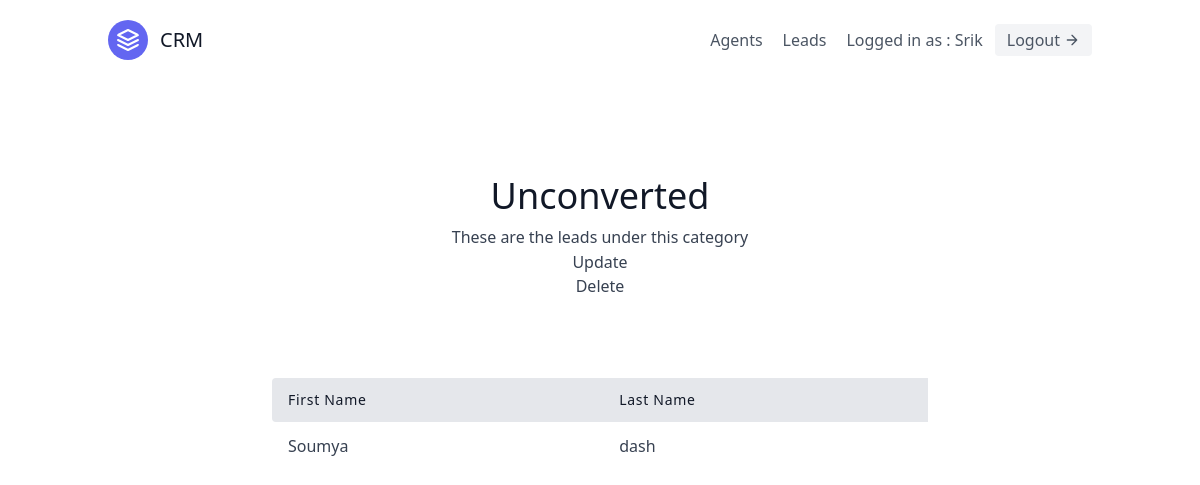
/leads/categories/3/ (signed in), run on an earlier commit of the app's database.
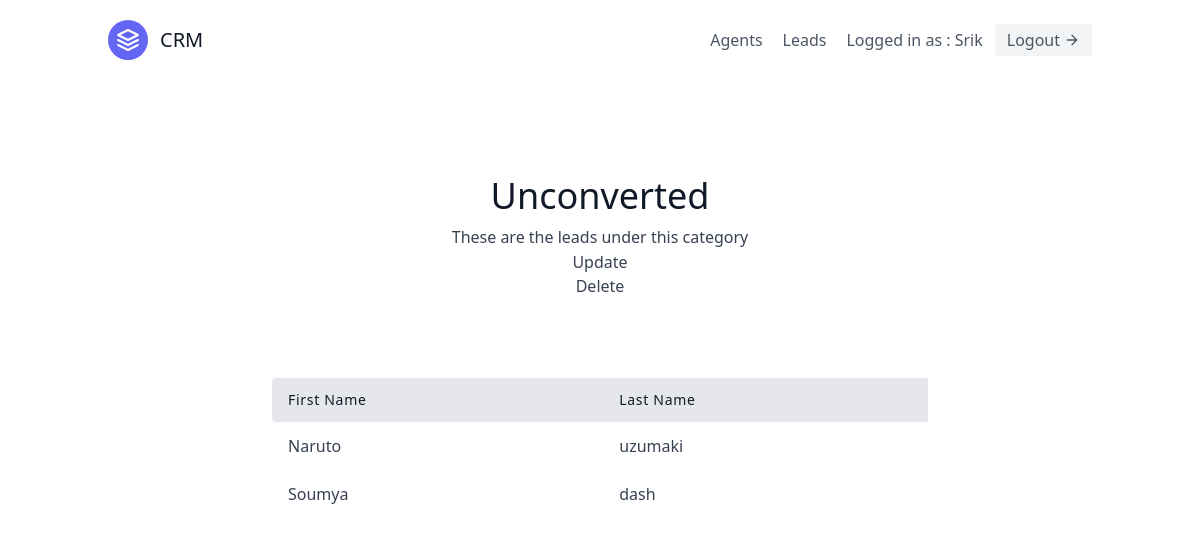
And on a later commit of the database.
### leads/models.py (models this page shows, shortened)
class Lead(models.Model):
    first_name = models.CharField(max_length=20)
    last_name = models.CharField(max_length=20)
    age = models.IntegerField(default=0)
    organisation = models.ForeignKey(UserProfile, on_delete=models.CASCADE)
    agent = models.ForeignKey("Agent", null=True, blank=True, on_delete=models.SET_NULL)
    category = models.ForeignKey("Category", related_name="leads", null=True, blank=True, on_delete=models.SET_NULL)
    description = models.TextField()
    date_added = models.DateTimeField(auto_now_add=True)
    phone_number = models.CharField(max_length=20)
    email = models.EmailField()

### leads/views.py (the view)
# urls.py: path('categories/<int:pk>/', CategoryDetailView.as_view(), name='category-detail'),
class CategoryDetailView(LoginRequiredMixin, generic.DetailView):
    template_name = "leads/category_detail.html"
    context_object_name = "category"
    def get_queryset(self):
        user = self.request.user
        if user.is_organisor:
            queryset = Category.objects.filter(
                organisation=user.userprofile
            )
        else:
            queryset = Category.objects.filter(
                organisation=user.agent.organisation
            )
        return queryset

### leads/templates/leads/category_detail.html
{% extends "base.html" %}
{% block content %}
<section class="text-gray-700 body-font">
    <div class="container px-5 py-24 mx-auto">
      <div class="flex flex-col text-center w-full mb-20">
        <h1 class="sm:text-4xl text-3xl font-medium title-font mb-2 text-gray-900">
            {{ category.name }}
        </h1>
        <p class="lg:w-2/3 mx-auto leading-relaxed text-base">
            These are the leads under this category
        </p>
        <a href="{% url 'leads:category-update' category.pk %}" class="hover:text-blue-500">Update</a>
        <a href="{% url 'leads:category-delete' category.pk %}" class="hover:text-blue-500">Delete</a>
      </div>
      <div class="lg:w-2/3 w-full mx-auto overflow-auto">
        <table class="table-auto w-full text-left whitespace-no-wrap">
          <thead>
            <tr>
                <th class="px-4 py-3 title-font tracking-wider font-medium text-gray-900 text-sm bg-gray-200 rounded-tl rounded-bl">
                    First Name
                </th>
                <th class="px-4 py-3 title-font tracking-wider font-medium text-gray-900 text-sm bg-gray-200">
                    Last Name
                </th>
            </tr>
          </thead>
          <tbody>
            {% for lead in category.leads.all %}
                <tr>
                    <td class="px-4 py-3">
                      <a class="hover:text-blue-500" href="{% url 'leads:lead-detail' lead.pk %}">{{ lead.first_name }}</a>
                    </td>
                    <td class="px-4 py-3">{{ lead.last_name }}</td>
                </tr>
            {% endfor %}
          </tbody>
        </table>
      </div>
    </div>
  </section>
{% endblock content %}

What changed in the data, as far as the page shows it:
now on this page (row edited): Lead: first_name "Naruto", last_name "uzumaki"
